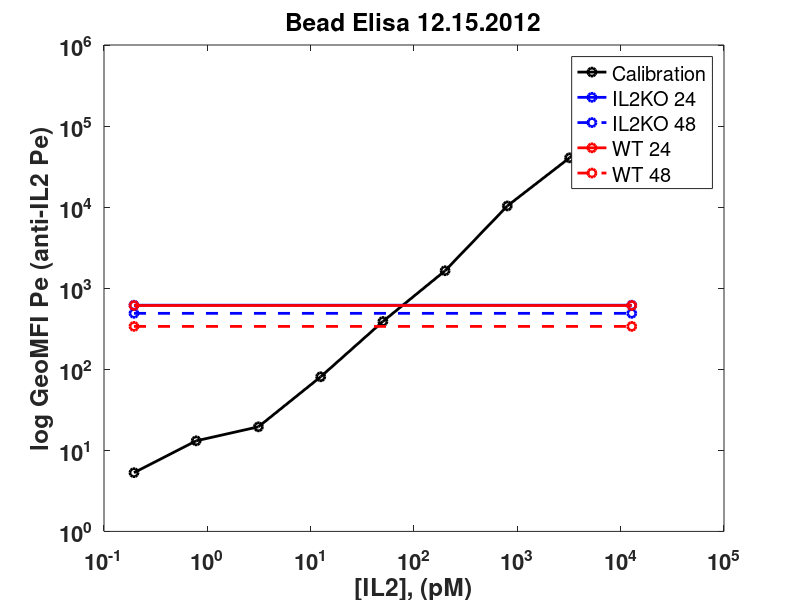
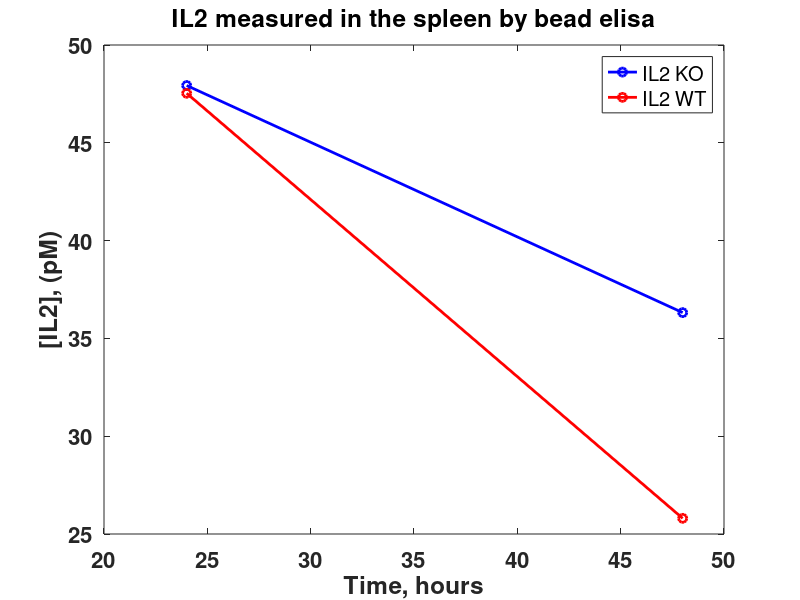

These charts were generated, in order, by the following MATLAB code:
%Bead Elisa_12152012
%Standards GMFI Pe (anti IL2)

Standards=[1.55e5
40646
10411
1708
454
146
84.7
78.3
70.5
65.2];
Standards=Standards-min(Standards);

IL2=[12800 3200 800 200 50 12.5 3.12 0.780 0.195 0];

KO=[682 535];
KO=KO-65.2

WT=[677 403];
WT=WT-65.2

figure()
hold on
plot(IL2, Standards, '-ko', 'linewidth', 2)
plot([0.195 max(IL2)], [616.8 616.8], '-bo', 'linewidth', 2)
plot([0.195 max(IL2)], [489.8 489.8], '--bo', 'linewidth', 2)
plot([0.195 max(IL2)], [611.8000 611.8000], '-ro', 'linewidth', 2)
plot([0.195 max(IL2)], [337.8000, 337.8000], '--ro', 'linewidth', 2)
set(gcf, 'color', 'w')
set(gca, 'Fontsize', 16, 'Fontweight', 'bold', 'xscale', 'log', 'yscale', 'log')
title('Bead Elisa 12.15.2012')
ylabel('log GeoMFI Pe (anti-IL2 Pe)')
xlabel('[IL2], (pM)')
legend('Calibration', 'IL2KO 24', 'IL2KO 48', 'WT 24', 'WT 48')
box on

%%
%Interpolating IL2 in spleen homogenates from fit of standards

KO24=616.8;
KO48=469.8;

T=80021;
B=10;
EC50=3136;

IL2KO24=(KO24-B)./(T-KO24).*EC50;
IL2KO48=(KO48-B)./(T-KO24).*EC50;

WT24=611.8;
WT48=337.8;

IL2WT24=(WT24-B)./(T-WT24).*EC50;
IL2WT48=(WT48-B)./(T-WT48).*EC50;

Time=[24 48];

IL2KO=[IL2KO24 IL2KO48];
IL2WT=[IL2WT24, IL2WT48];

%Multiply by two due to dilution of spleen during extraction
IL2KO=IL2KO*2
IL2WT=IL2WT*2

figure()
hold on
plot(Time, IL2KO, '-bo', 'linewidth', 2)
plot(Time, IL2WT, '-ro', 'linewidth', 2)
set(gcf,'color', 'w')
set(gca, 'Fontsize', 16, 'Fontweight', 'bold')
ylabel('[IL2], (pM)')
xlabel('Time, hours')
legend('IL2 KO','IL2 WT')
title('IL2 measured in the spleen by bead elisa')
box on
